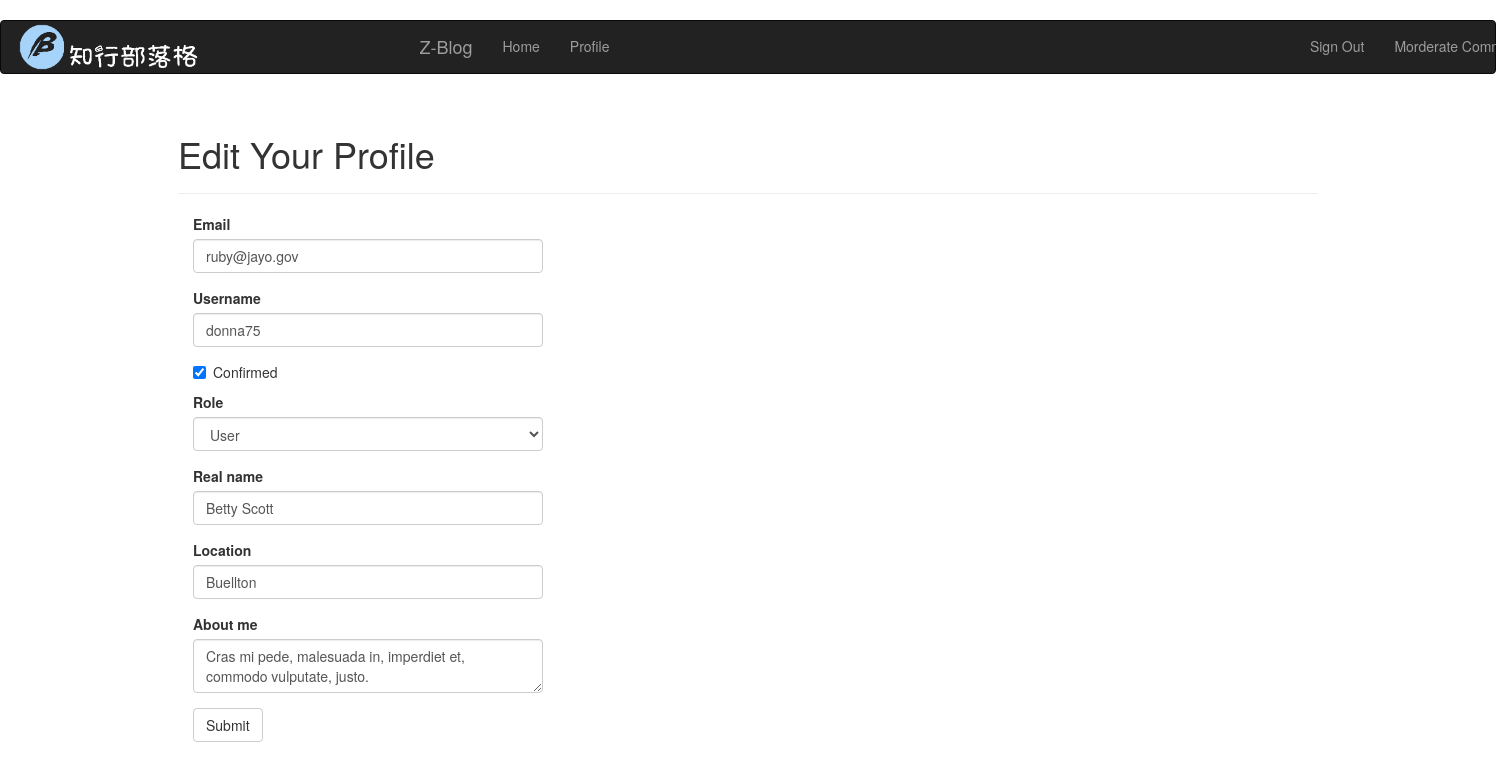
/edit-profile/3 (signed in), run on the app's committed database.
### app/models.py (models this page shows, shortened)
class User(UserMixin,db.Model):
    __tablename__ = 'users'
    id = db.Column(db.Integer, primary_key=True)
    email = db.Column(db.String(64), unique=True, index=True)
    username = db.Column(db.String(64), unique=True, index=True)
    role_id = db.Column(db.Integer, db.ForeignKey('roles.id'))
    password_hash=db.Column(db.String(128))
    confirmed =db.Column(db.Boolean,default=False)
    posts   =db.relationship('Post',   backref='author',lazy='dynamic')
    comments=db.relationship('Comment',backref='author',lazy='dynamic')
    followed = db.relationship('Follow',
                                foreign_keys=[Follow.follower_id],
                                backref=db.backref('follower', lazy='joined'),
                                lazy='dynamic',
                                cascade='all, delete-orphan')
    followers = db.relationship('Follow',
                                foreign_keys=[Follow.followed_id],
                                backref=db.backref('followed', lazy='joined'),
                                lazy='dynamic',
                                cascade='all, delete-orphan')
    @property
    def password(self):
        raise AttributeError ('password is not a readable attribute')
    @login_manager.user_loader
    def load_user(user_id):
        return User.query.get(int(user_id))
    def can(self,permissions):
        return self.role is not None and\
            (self.role.permissions & permissions) == permissions
    name= db.Column(db.String(64))
    location=db.Column(db.String(64))
    about_me=db.Column(db.Text())
    member_since=db.Column(db.DateTime(),default=datetime.utcnow)
    last_seen=db.Column(db.DateTime(),default=datetime.utcnow)
    def ping(self):
        self.last_seen=datetime.utcnow()
        db.session.add(self)
    avatar_hash =db.Column(db.String(32))
    '''
    def change_email(self,token):
        pass
        self.email=new_email
        self.avatar_hashself.avatar_hash=hashlib.md5(self.email.encode('utf-8')).hexdigest()
        db.session.add(self)
    '''

### app/main/views.py (the view, shortened to what this page needs)
@main.route('/edit-profile/<int:id>',methods=['GET','POST'])
@login_required
@admin_required
def edit_profile_admin(id):
    user=User.query.get_or_404(id)
    form=EditProfileAdminForm(user=user)
    form.email.data=user.email
    form.username.data=user.username
    form.confirmed.data=user.confirmed
    form.role.data=user.role_id
    form.name.data=user.name
    form.location.data=user.location
    form.about_me.data=user.about_me
    return render_template('edit_profile.html',form=form,user=user)

### app/main/forms.py (shortened to what this page needs)
class EditProfileAdminForm(FlaskForm):
    email = StringField('Email', validators=[Required(), Length(1, 64),Email()])
    username = StringField('Username', validators=[Required(), Length(1, 64), Regexp('^[A-Za-z][A-Za-z0-9_.]*$', 0,'Usernames must have only letters,numbers, dots or underscores')])
    confirmed = BooleanField('Confirmed')
    role = SelectField('Role', coerce=int)
    name = StringField('Real name', validators=[Length(0, 64)])
    location = StringField('Location', validators=[Length(0, 64)])
    about_me = TextAreaField('About me')
    submit = SubmitField('Submit')
    def __init__(self, user, *args, **kwargs):
        super(EditProfileAdminForm, self).__init__(*args, **kwargs)
        self.role.choices = [(role.id, role.name) for role in Role.query.order_by(Role.name).all()]
        self.user = user

### app/auth/views.py (called while the page is built)
@auth.before_app_request
def before_request():
    if current_user.is_authenticated:
        current_user.ping()
        if not current_user.confirmed\
                and request.endpoint[:5]!='auth.'\
                and request.endpoint !='static':
            return redirect(url_for('auth.unconfirmed'))

### app/main/__init__.py (called while the page is built)
@main.app_context_processor
def inject_permissions():
    return dict(Permission=Permission)

### app/templates/edit_profile.html (shortened to what this page needs)
{% extends "base.html" %}
{% import "bootstrap/wtf.html" as wtf %}
{% block page_content %}
<div class="page-header">
    <h1>Edit Your Profile</h1>
</div>
<div class="col-md-4">
    {{ wtf.quick_form(form) }}
</div>
{% endblock %}

### data on the page
User: email "ruby@jayo.gov", username "donna75", confirmed "☑", role "User", name "Betty Scott", location "Buellton", about_me "Cras mi pede, malesuada in, imperdiet et, commodo vulputate, justo."
